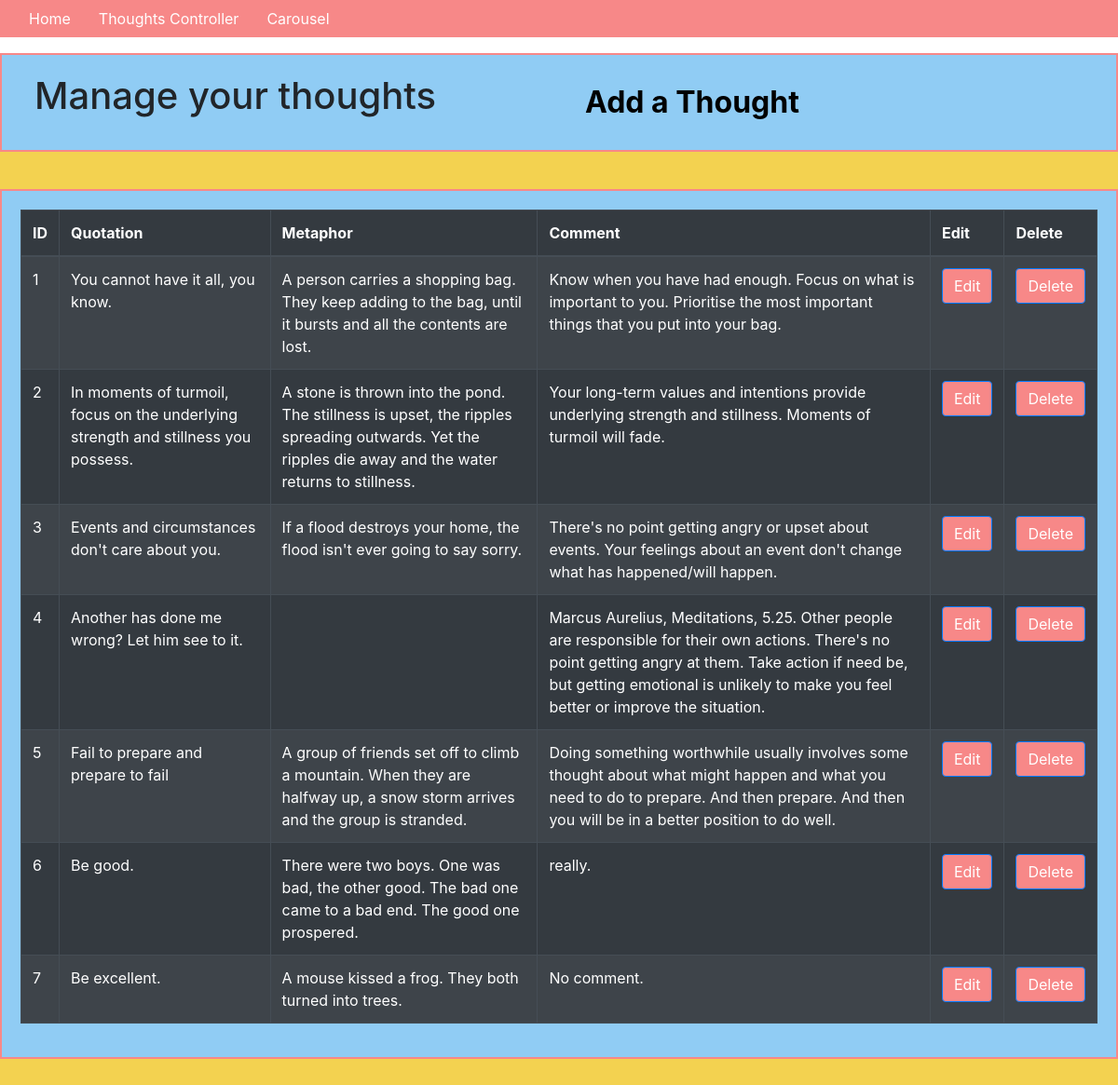
/thoughts_controller, run on an earlier commit of the app's database.
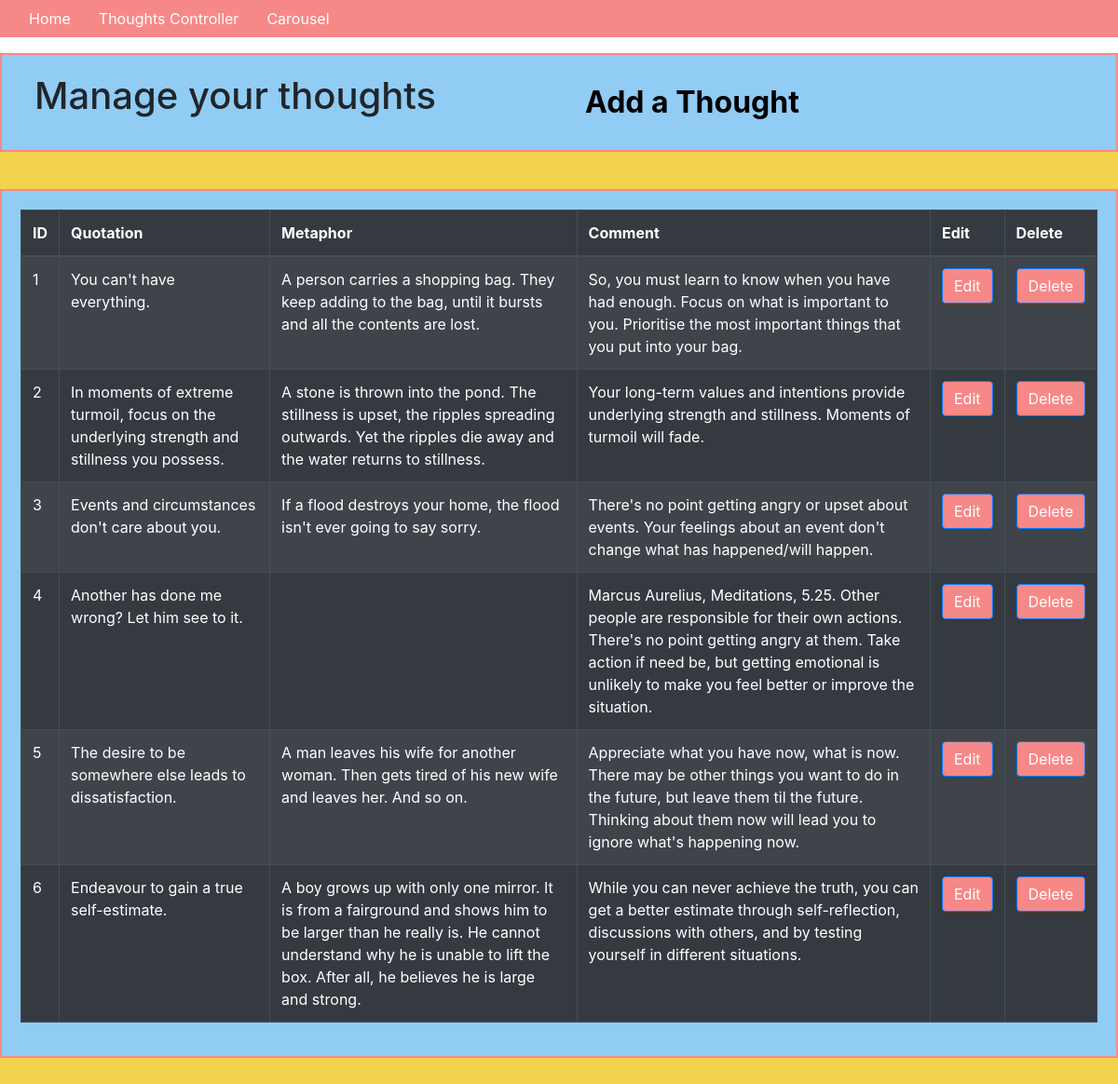
And on a later commit of the database.
### app/models.py (models this page shows, shortened)
class Thought(db.Model):
    id = db.Column(db.Integer, primary_key=True)
    quotation = db.Column(db.Text(), index=True)
    metaphor = db.Column(db.Text(), default="This metaphor is waiting to be created", index=True)
    comment = db.Column(db.Text())

### app/routes.py (the view)
@app.route('/thoughts_controller')
def show_all_thoughts():
    thoughts = Thought.query.all()
    return render_template('thoughts_controller.html', thoughts=thoughts)

### app/templates/thoughts_controller.html (shortened to what this page needs)
{% extends "base.html" %} {% block content %}
<div class="container-fluid">
    <div class="row">
        <div class="col-sm-6">
            <h1>Manage your thoughts</h1>
        </div>
        <div class="col-sm-3">
            <button type="button" class="btn btn-link" data-toggle="modal" data-target="#myAddModal">Add a Thought
            </button>
        </div>
    </div>
    <div class="row">
        <table class="table table-bordered table-dark table-striped table-hover table-responsive">
            <thead>
                <th>ID</th>
                <th>Quotation</th>
                <th>Metaphor</th>
                <th>Comment</th>
                <th>Edit</th>
                <th>Delete</th>
            </thead>
            <tbody>
                {% for thought in thoughts %}
                <tr>
                    <td>{{ thought.id }}</td>
                    <td>{{ thought.quotation }}</td>
                    <td>{{ thought.metaphor }}</td>
                    <td>{{ thought.comment }}</td>
                    <td>
                        <button type="button" class="btn btn-primary" data-toggle="modal" data-target="#myEditModal{{thought.id}}">Edit
                        </button>
                    </td>
                    <td>
                        <form action="{{url_for( 'delete', thought_id=thought.id)}}" method="POST">
                            <button type="submit" class="btn btn-primary" value="Delete">Delete
                            </button>
                        </form>
                    </td>
                </tr>
                {% endfor %}
            </tbody>
        </table>
    </div>
</div>
{% endblock %}

### app/templates/base.html (shortened to what this page needs)
<!DOCTYPE html>
<html lang="en">
<head>
    <link rel="stylesheet" href="../static/css/styles.css">
    <link rel="stylesheet" href="https://stackpath.bootstrapcdn.com/bootstrap/4.4.1/css/bootstrap.min.css">
</head>
<body>
    <div class="header">
        <nav class="navbar fixed-top navbar-expand-sm">
            <div class="collapse navbar-collapse" id="navbarMenu">
                <ul class="navbar-nav">
                    <li><a href="/">Home</a></li>
                    <li><a href="/thoughts_controller">Thoughts Controller</a></li>
                    <li><a href="/carousel">Carousel</a></li>
                </ul>
            </div>
        </nav>
    </div>
    <hr> {% block content %}{% endblock %}
</body>
</html>

### app/static/css/styles.css (style rules this page uses)
html { background-color: #F3D250; font-family: 'Lucida Sans', 'Lucida Sans Regular', 'Lucida Grande', 'Lucida Sans Unicode', Geneva, Verdana, sans-serif }
header, body { background-color: #F3D250; font-family: 'Lucida Sans', 'Lucida Sans Regular', 'Lucida Grande', 'Lucida Sans Unicode', Geneva, Verdana, sans-serif }
nav { background-color: #F78888; }
nav a { color: white; padding: 15px }
.navbar-nav { list-style-type: none; }
.container-fluid { background-color: #F3D250; }
.row { padding: 20px; background-color: #90CCF4; border: solid #F78888 2px; margin: 40px }
.btn.btn-primary { background-color: #F78888 }
.btn.btn-link { font-size: 2em; font-weight: bolder; color: black }

What changed in the data, as far as the page shows it:
removed Thought: id "7", quotation "Be excellent.", metaphor "A mouse kissed a frog. They both turned into trees.", comment "No comment."
changed Thought id 1: quotation "You cannot have it all, you know." → "You can't have everything."; comment "Know when you have had enough. Focus on what is important to you. Prioritise the most important things that you put into your bag." → "So, you must learn to know when you have had enough. Focus on what is important to you. Prioritise the most important things that you put into your bag."
changed Thought id 2: quotation "In moments of turmoil, focus on the underlying strength and stillness you possess." → "In moments of extreme turmoil, focus on the underlying strength and stillness you possess."
changed Thought id 5: quotation "Fail to prepare and prepare to fail" → "The desire to be somewhere else leads to dissatisfaction."; metaphor "A group of friends set off to climb a mountain. When they are halfway up, a snow storm arrives and the group is stranded." → "A man leaves his wife for another woman. Then gets tired of his new wife and leaves her. And so on."; comment "Doing something worthwhile usually involves some thought about what might happen and what you need to do to prepare. And then prepare. And then you will be in a better position to do well." → "Appreciate what you have now, what is now. There may be other things you want to do in the future, but leave them til the future. Thinking about them now will lead you to ignore what's happening now."
changed Thought id 6: quotation "Be good." → "Endeavour to gain a true self-estimate."; metaphor "There were two boys. One was bad, the other good. The bad one came to a bad end. The good one prospered." → "A boy grows up with only one mirror. It is from a fairground and shows him to be larger than he really is. He cannot understand why he is unable to lift the box. After all, he believes he is large and strong."; comment "really." → "While you can never achieve the truth, you can get a better estimate through self-reflection, discussions with others, and by testing yourself in different situations."
